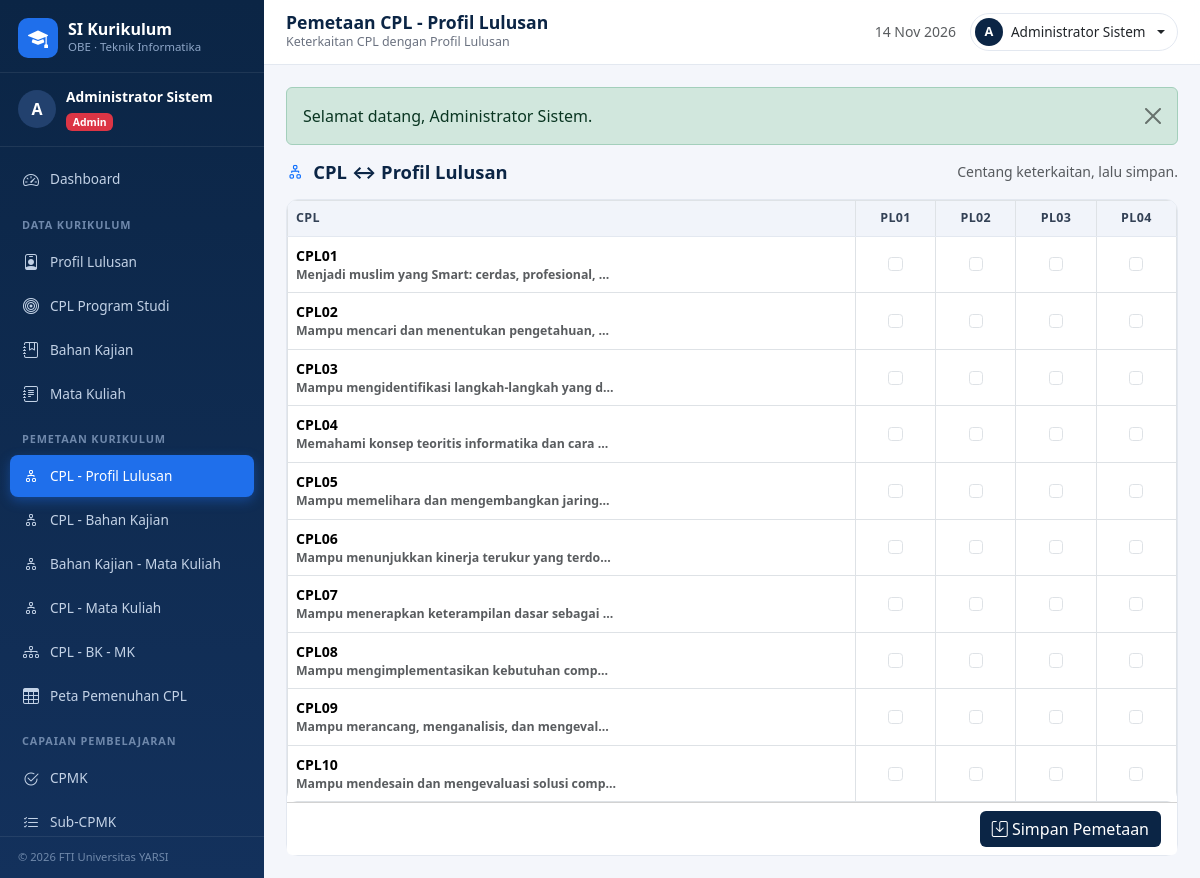
/pemetaan/cpl_pl.php (signed in), run on the app's committed database.
### tables this page shows
CREATE TABLE profil_lulusan (
  id INT AUTO_INCREMENT PRIMARY KEY,
  kode_pl VARCHAR(10) NOT NULL UNIQUE,
  nama_pl TEXT NOT NULL,
  deskripsi TEXT NULL
);

CREATE TABLE cpl (
  id INT AUTO_INCREMENT PRIMARY KEY,
  kode_cpl VARCHAR(10) NOT NULL UNIQUE,
  deskripsi TEXT NOT NULL,
  domain VARCHAR(5) NOT NULL
);

### includes/functions.php (called while the page is built, shortened)
<?php
function e($value): string
{
    return htmlspecialchars((string)$value, ENT_QUOTES, 'UTF-8');
}
function current_role(): string
{
    return $_SESSION['user']['role'] ?? '';
}
function can_manage_master(): bool
{
    return in_array(current_role(), ['admin', 'kaprodi'], true);
}

### pemetaan/cpl_pl.php (the view, shortened to what this page needs)
<?php
$pdo = db();
$can = can_manage_master();
$cpls = $pdo->query('SELECT * FROM cpl ORDER BY kode_cpl')->fetchAll();
$pls = $pdo->query('SELECT * FROM profil_lulusan ORDER BY kode_pl')->fetchAll();
$set = [];
include __DIR__ . '/../includes/header.php';
?>
<div class="page-head"><h2><i class="bi bi-diagram-2 me-1 text-primary"></i> CPL &harr; Profil Lulusan</h2>
  <span class="text-muted small">Centang keterkaitan, lalu simpan.</span>
</div>
<form method="post">
  <div class="card">
    <div class="card-body p-0">
      <div class="table-responsive">
        <table class="table table-bordered table-matrix mb-0">
          <thead><tr><th style="min-width:180px">CPL</th><?php foreach ($pls as $pl): ?><th class="text-center" title="<?= e($pl['nama_pl']) ?>"><?= e($pl['kode_pl']) ?></th><?php endforeach; ?></tr></thead>
          <tbody>
            <?php foreach ($cpls as $cpl): ?>
              <tr>
                <td><b><?= e($cpl['kode_cpl']) ?></b><div class="text-muted small text-truncate" style="max-width:320px"><?= e($cpl['deskripsi']) ?></div></td>
                <?php foreach ($pls as $pl): ?>
                  <td class="text-center">
                    <input class="form-check-input" type="checkbox" name="pairs[]" value="<?= $cpl['id'] ?>:<?= $pl['id'] ?>" <?= isset($set[$cpl['id'] . ':' . $pl['id']]) ? 'checked' : '' ?> <?= $can ? '' : 'disabled' ?>>
                  </td>
                <?php endforeach; ?>
              </tr>
            <?php endforeach; ?>
          </tbody>
        </table>
      </div>
    </div>
    <?php if ($can): ?>
      <div class="card-footer bg-white text-end"><button class="btn btn-navy"><i class="bi bi-save"></i> Simpan Pemetaan</button></div>
    <?php endif; ?>
  </div>
</form>
<?php include __DIR__ . '/../includes/footer.php'; ?>

### assets/css/style.css (style rules this page uses)
:root { --navy: #0b2545; --navy-2: #13315c; --blue: #1f6feb; --blue-2: #3d8bfd; --bg: #f4f6fb; --line: #e3e8f0; --sidebar-w: 264px; }
* { box-sizing: border-box; }
body { font-family: "Segoe UI", system-ui, -apple-system, Arial, sans-serif; background: var(--bg); color: #1f2937; }
.btn-navy { background: var(--navy); color: #fff; border: 0; }
.card { border: 1px solid var(--line); border-radius: 12px; }
.table { --bs-table-bg: #fff; }
.table thead th { background: #f1f4fa; color: #334155; font-size: .78rem; text-transform: uppercase; letter-spacing: .03em; border-bottom: 1px solid var(--line); white-space: nowrap; }
.table td { vertical-align: middle; font-size: .88rem; }
.table-matrix td, .table-matrix th { text-align: center; }
.table-matrix td:first-child, .table-matrix th:first-child { text-align: left; white-space: nowrap; font-weight: 600; }
.table-responsive { border-radius: 10px; }
.page-head { display: flex; align-items: center; justify-content: space-between; gap: 12px; flex-wrap: wrap; margin-bottom: 16px; }
.page-head h2 { font-size: 1.15rem; font-weight: 700; color: var(--navy); margin: 0; }

### data on the page
profil_lulusan: kode_pl "PL01"
profil_lulusan: kode_pl "PL02"
profil_lulusan: kode_pl "PL03"
profil_lulusan: kode_pl "PL04"
cpl: kode_cpl "CPL01", deskripsi "Menjadi muslim yang Smart: cerdas, profesional,…"
cpl: kode_cpl "CPL02", deskripsi "Mampu mencari dan menentukan pengetahuan,…"
cpl: kode_cpl "CPL03", deskripsi "Mampu mengidentifikasi langkah-langkah yang d…"
cpl: kode_cpl "CPL04", deskripsi "Memahami konsep teoritis informatika dan cara…"
cpl: kode_cpl "CPL05", deskripsi "Mampu memelihara dan mengembangkan jaring…"
cpl: kode_cpl "CPL06", deskripsi "Mampu menunjukkan kinerja terukur yang terdo…"
cpl: kode_cpl "CPL07", deskripsi "Mampu menerapkan keterampilan dasar sebagai…"
cpl: kode_cpl "CPL08", deskripsi "Mampu mengimplementasikan kebutuhan comp…"
cpl: kode_cpl "CPL09", deskripsi "Mampu merancang, menganalisis, dan mengeval…"
cpl: kode_cpl "CPL10", deskripsi "Mampu mendesain dan mengevaluasi solusi comp…"

### other printed values
substr($u['nama'] ?? 'U', 0, 1) "A"
$u['nama'] "Administrator Sistem"
$role "Admin"
$__title "Pemetaan CPL - Profil Lulusan"
$__subtitle "Keterkaitan CPL dengan Profil Lulusan"
substr($__ikm, 0, 1) "A"
$__ikm "Administrator Sistem"
$f['message'] "Selamat datang, Administrator Sistem."
